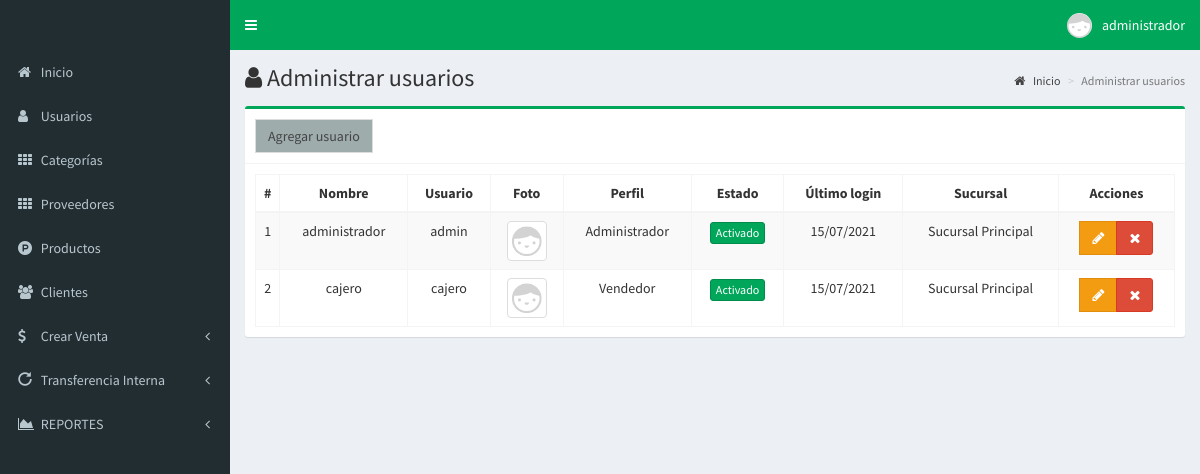
Screenshot of /usuarios (signed in) with the database file from the repository.
### tables this page shows
CREATE TABLE `usuarios` (
  `id` int(11) NOT NULL,
  `nombre` text NOT NULL,
  `usuario` text NOT NULL,
  `password` text NOT NULL,
  `perfil` text NOT NULL,
  `foto` text NOT NULL,
  `estado` int(11) NOT NULL,
  `ultimo_login` datetime NOT NULL,
  `idSucursal` int(11) NOT NULL,
  `fecha` timestamp NOT NULL DEFAULT current_timestamp() ON UPDATE current_timestamp()
);

CREATE TABLE `sucursal` (
  `id` int(11) NOT NULL,
  `sede` text NOT NULL COMMENT 'nombre_del_almacen',
  `descripcion` text NOT NULL COMMENT 'breve_descripcion_almacen',
  `fecha_registro` timestamp NOT NULL DEFAULT current_timestamp() ON UPDATE current_timestamp()
);

### controladores/plantilla.controlador.php (called while the page is built)
<?php
class ControladorPlantilla
{
  static public function ctrPlantilla()
  {
    include "vistas/plantilla.php";
  }
}

### index.php (called while the page is built, shortened)
<?php
require_once "controladores/plantilla.controlador.php";
require_once "controladores/usuarios.controlador.php";
require_once "controladores/compras.controlador.php";
require_once "controladores/sucursal.controlador.php";
require_once "controladores/proveedores.controlador.php";
require_once "modelos/usuarios.modelo.php";
require_once "modelos/sucursal.modelo.php";
$plantilla = new ControladorPlantilla();
$plantilla->ctrPlantilla();

### controladores/usuarios.controlador.php (called while the page is built, shortened)
<?php
class ControladorUsuarios
{
  static public function ctrMostrarUsuarios($item, $valor)
  {
    $tabla = "usuarios";
    $respuesta = ModeloUsuarios::MdlMostrarUsuarios($tabla, $item, $valor);
    return $respuesta;
  }
}

### modelos/conexion.php (called while the page is built)
<?php
class Conexion
{
  static public function conectar()
  {
    try {
      $link = new PDO(
        "mysql:host=localhost;dbname=pos_venta",
        "root",
        "");
      $link->exec("set names utf8");
      return $link;
    } catch (PDOException $e) {
      echo '<br>
				<div class="alert alert-danger">Error en Conexion a Base de Datos. Consultar con el Admin del Sistema</div>';
      die();
    }
  }
}

### modelos/usuarios.modelo.php (called while the page is built, shortened)
<?php
require_once "conexion.php";
class ModeloUsuarios
{
  static public function mdlMostrarUsuarios($tabla, $item, $valor)
  {
    if ($item != null) {
      $stmt = Conexion::conectar()->prepare("SELECT * FROM $tabla WHERE $item = :$item");
      $stmt->bindParam(":" . $item, $valor, PDO::PARAM_STR);
      $stmt->execute();
      return $stmt->fetch();
    } else {
      $stmt = Conexion::conectar()->prepare("SELECT *, DATE_FORMAT(ultimo_login, '%d/%m/%Y') AS ultimo_login FROM $tabla");
      $stmt->execute();
      return $stmt->fetchAll();
    }
  }
}

### controladores/sucursal.controlador.php (called while the page is built, shortened)
<?php
class ControladorSucursal
{
  static public function ctrMostrarSucursal($item, $valor)
  {
    $tabla = "sucursal";
    $respuesta = ModeloSucursal::mdlMostrarSucursal($tabla, $item, $valor);
    return $respuesta;
  }
}

### modelos/sucursal.modelo.php (called while the page is built, shortened)
<?php
require_once "conexion.php";
class ModeloSucursal
{
  static public function mdlMostrarSucursal($tabla, $item, $valor)
  {
    if ($item != null) {
      $stmt = Conexion::conectar()->prepare("SELECT * FROM $tabla WHERE $item = :$item");
      $stmt->bindParam(":" . $item, $valor, PDO::PARAM_STR);
      $stmt->execute();
      return $stmt->fetch();
    } else {
      $stmt = Conexion::conectar()->prepare("SELECT *, DATE_FORMAT(fecha_registro, '%d/%m/%Y') AS fecha_registro FROM $tabla");
      $stmt->execute();
      return $stmt->fetchAll();
    }
  }
}

### vistas/modulos/usuarios.php (the view, shortened to what this page needs)
<div class="content-wrapper">
  <section class="content-header">
    <h1>
      <span><i class="fa fa-user"></i></span>
      Administrar usuarios
    </h1>
    <ol class="breadcrumb">
      <li><a href="inicio"><i class="fa fa-home"></i> Inicio</a></li>
      <li class="active">Administrar usuarios</li>
    </ol>
  </section>
  <section class="content">
    <div class="box box-success">
      <div class="box-header with-border">
        <button class="btn btn-flat btn-default" data-toggle="modal" data-target="#modalAgregarUsuario">Agregar usuario</button>
      </div>
      <div class="box-body">
        <table class="table table-bordered table-striped dt-responsive tablas text-center" width="100%">
          <thead>
          <tr>
            <th style="width:10px">#</th>
            <th>Nombre</th>
            <th>Usuario</th>
            <th>Foto</th>
            <th>Perfil</th>
            <th>Estado</th>
            <th>Último login</th>
            <th>Sucursal</th>
            <th>Acciones</th>
          </tr>
        </thead>
        <tbody>
        <?php
        $item = null;
        $valor = null;
        $usuarios = ControladorUsuarios::ctrMostrarUsuarios($item, $valor);
        foreach ($usuarios as $key => $value){
          echo ' <tr>
                  <td>'.($key+1).'</td>
                  <td>'.$value["nombre"].'</td>
                  <td>'.$value["usuario"].'</td>';
                  if($value["foto"] != ""){
                    echo '<td><img src="'.$value["foto"].'" class="img-thumbnail" width="40px"></td>';
                  }else{
                    echo '<td><img src="vistas/img/usuarios/default/anonymous.png" class="img-thumbnail" width="40px"></td>';
                  }
                  echo '<td>'.$value["perfil"].'</td>';
                  if($value["estado"] != 0){
                    echo '<td><button class="btn btn-success btn-xs btnActivar" idUsuario="'.$value["id"].'" estadoUsuario="0">Activado</button></td>';
                  }else{
                    echo '<td><button class="btn btn-danger btn-xs btnActivar" idUsuario="'.$value["id"].'" estadoUsuario="1">Desactivado</button></td>';
                  }
                  echo '<td>'.$value["ultimo_login"].'</td>';
                    $item = "id";
                    $valor = $value["idSucursal"];
                    $sede = ControladorSucursal::ctrMostrarSucursal($item, $valor);
                    echo '<td>'.$sede["sede"].'</td>
                <td>
                  <div class="btn-group">
                    <button class="btn btn-warning btn-flat btnEditarUsuario" idUsuario="'.$value["id"].'" data-toggle="modal" data-target="#modalEditarUsuario"><i class="fa fa-pencil"></i></button>
                       <button class="btn btn-danger btnEliminarUsuario" idUsuario="'.$value["id"].'" fotoUsuario="'.$value["foto"].'" usuario="'.$value["usuario"].'"><i class="fa fa-times"></i></button>
                    </div>
                  </td>
                </tr>';
        }
        ?>
        </tbody>
       </table>
      </div>
    </div>
  </section>
</div>

### rows the page displays
usuarios: nombre "administrador", usuario "admin", perfil "Administrador", ultimo_login "15/07/2021", idSucursal.sede "Sucursal Principal"
usuarios: nombre "cajero", usuario "cajero", perfil "Vendedor", ultimo_login "15/07/2021", idSucursal.sede "Sucursal Principal"

### other values shown
$_SESSION["nombre"] "administrador"
